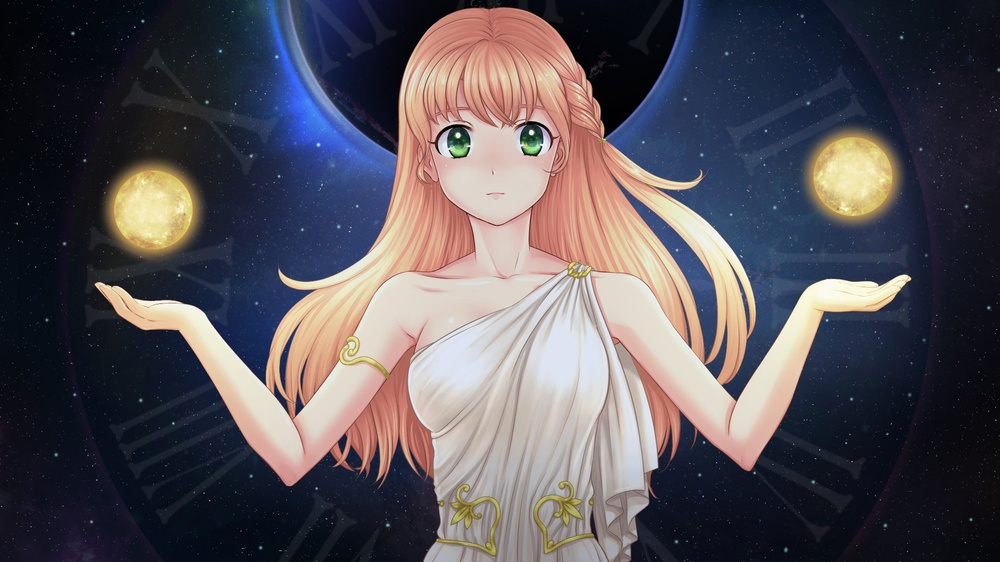
#> input picture data/moe_era.jpg, 1000 x 562 px, shrunk from 1920 x 1080 before the run
$ jupyter execute circles_finder.ipynb
#> lines starting #> are read from the running program, lines starting #| are printed output that depends on the picture; after the words box and inside, x2 and y2 are one past the last pixel; in counts of white or black regions, pixels touching at a corner belong together
[cell 1]
import os
import cv2
import numpy as np

[cell 2]
path = 'data/moe_era.jpg'
image = cv2.imread(path)
#> image is the input picture: shape (562, 1000, 3); mean B, G, R 88.8, 82.3, 87
gray_image = cv2.imread(path, 0)
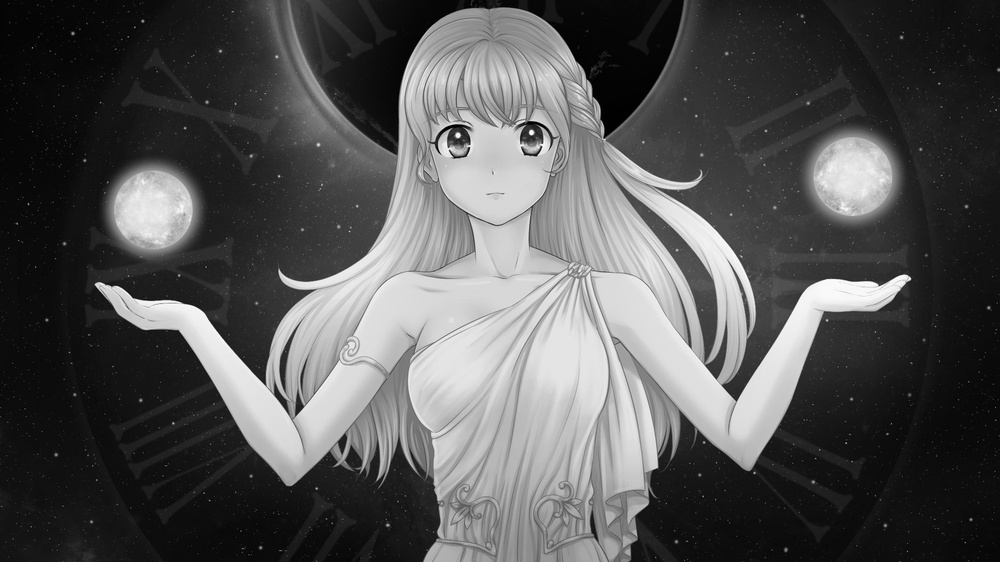
#> gray_image: shape (562, 1000); min 0, max 255, mean 84.5
blur_image = cv2.medianBlur(gray_image, 3)
try:
    circles = cv2.HoughCircles(blur_image, cv2.HOUGH_GRADIENT, 1, 100, param2=25,
                               minRadius=65, maxRadius=80)
#> circles = [[499.5, 86.5, 79.4], [347.5, 361.5, 78.3], [472.5, 423.5, 75], [676.5, 112.5, 76.1]]
    circles = np.uint16(np.around(circles))
#> circles = [[500, 86, 79], [348, 362, 78], [472, 424, 75], [676, 112, 76]]
    for circ in circles[0, :]:
        # draw the outer circle
        cv2.circle(image, (circ[0], circ[1]), circ[2], (0, 0, 0), 2)
#> this loop made 4 passes
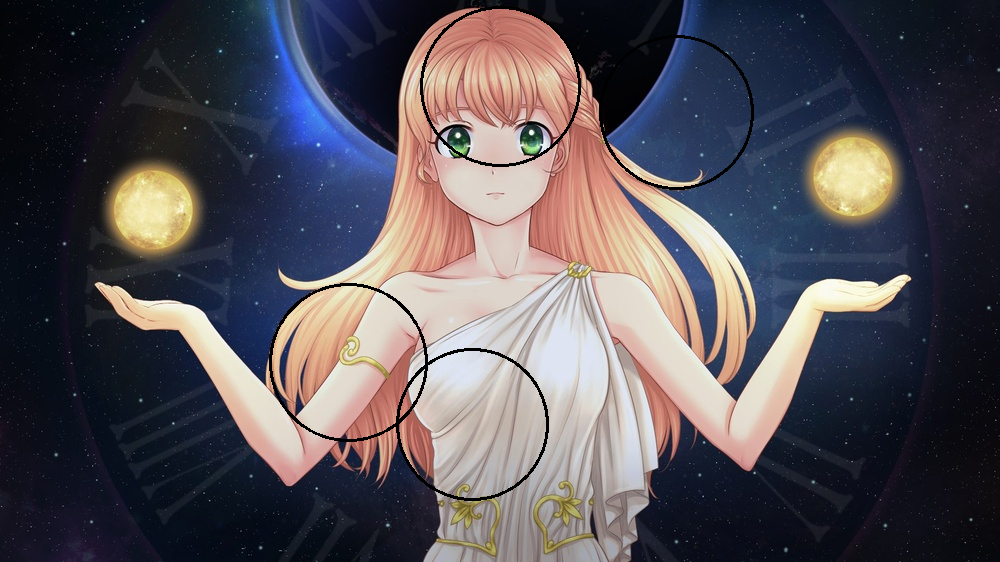
#> image: shape (562, 1000, 3); 1.03% of pixels changed, all inside (x1, y1, x2, y2) = (269, 6, 754, 501)
# If no circles are found
except TypeError:
    pass

cv2.imwrite('circles.jpg', image)
#> Out = True
